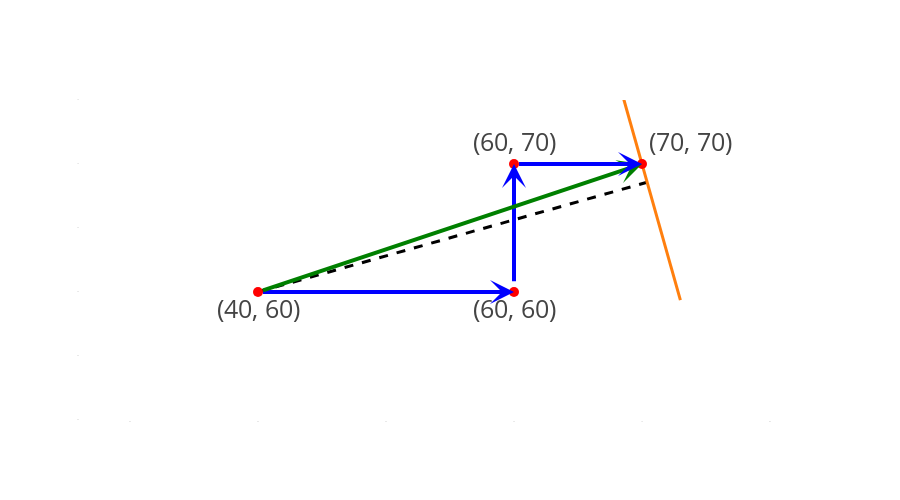

Here is the notebook cell this chart was saved with:
### Code cell
import plotly.graph_objects as go
import numpy as np

# Define the elements for the plot
x0 = np.array([40, 60])  # Point x_0
line_slope = 0.78 / 0.22  # Slope of the line 0.78x + 0.22y = 70

# Define x and y values for the line
x_vals = np.linspace(40, 73, 100)
y_vals = (70 - 0.78 * x_vals) / 0.22

# Calculate closest point to x_0 on the line
A = np.array([0.78, 0.22])
b = 70
closest_point = x0 + (b - np.dot(A, x0)) * A / np.dot(A, A)

# Define points for the arrows
p_1 = np.array([60, 60])
p_2 = np.array([60, 70])
p_3 = np.array([70, 70])

# Create the plot
fig = go.Figure()

# Add the closest point on the line (dashed line from x_0 to the closest point)
fig.add_trace(go.Scatter(
    x=[x0[0], closest_point[0]],
    y=[x0[1], closest_point[1]],
    mode='lines',
    line=dict(dash='dash', color='black'),
    name='Closest Point',
    showlegend=False
))

# Add the line 0.78x + 0.22y = 70
fig.add_trace(go.Scatter(x=x_vals, y=y_vals, mode='lines', name='0.78x + 0.22y = 70', showlegend=False))

fig.add_annotation(
    x=p_1[0], y=p_1[1],
    ax=x0[0], ay=x0[1],
    xref="x", yref="y", axref="x", ayref="y",
    showarrow=True, arrowhead=3, arrowsize=1, arrowwidth=4,
    arrowcolor="blue"
)

fig.add_annotation(
    x=p_2[0], y=70,
    ax=p_1[0], ay=59.4,
    xref="x", yref="y", axref="x", ayref="y",
    showarrow=True, arrowhead=3, arrowsize=1, arrowwidth=4,
    arrowcolor="blue"
)

fig.add_annotation(
    x=p_3[0], y=p_3[1],
    ax=x0[0], ay=x0[1],
    xref="x", yref="y", axref="x", ayref="y",
    showarrow=True, arrowhead=3, arrowsize=1, arrowwidth=4,
    arrowcolor="green"
)

fig.add_annotation(
    x=p_3[0], y=p_3[1],
    ax=p_2[0], ay=p_2[1],
    xref="x", yref="y", axref="x", ayref="y",
    showarrow=True, arrowhead=3, arrowsize=1, arrowwidth=4,
    arrowcolor="blue"
)

fig.add_trace(go.Scatter(
    x=[70], y=[70], mode='markers+text', text=["(70, 70)"], textposition="top right",
    marker=dict(symbol="circle", color='red', size=10), showlegend=False
))

fig.add_trace(go.Scatter(
    x=[60], y=[70], mode='markers+text', text=["(60, 70)"], textposition="top center",
    marker=dict(symbol="circle", color='red', size=10), showlegend=False
))

fig.add_trace(go.Scatter(
    x=[60], y=[60], mode='markers+text', text=["(60, 60)"], textposition="bottom center",
    marker=dict(symbol="circle", color='red', size=10), showlegend=False
))

fig.add_trace(go.Scatter(
    x=[40], y=[60], mode='markers+text', text=["(40, 60)"], textposition="bottom center",
    marker=dict(symbol="circle", color='red', size=10), showlegend=False
))

# Set plot layout
fig.update_layout(
    # xaxis_title="Feature 1",
    # yaxis_title="Feature 2",
    font=dict(size=25),
    xaxis=dict(range=[40, 70], scaleanchor="y", scaleratio=1, tickfont=dict(size=1), showgrid=False),
    yaxis=dict(range=[50, 75], tickfont=dict(size=1), showgrid=False),
    showlegend=True,
    width=900,
    height=500,
    template='presentation'
    # legend=dict(
    #     orientation="h",  # Horizontal layout
    #     yanchor="bottom",  # Align to the bottom of the plot area
    #     y=1.02,  # Move above the plot
    #     xanchor="center",  # Center the legend horizontally
    #     x=0.5,  # Position it in the middle
    #     itemsizing='trace',  # Ensure legend markers are not scaled
    #     font=dict(size=20),  # Increase the legend font size
    #     itemwidth=40,  # Increase the item width to make the squares larger

    # )
)

# Show plot
fig.show()

### Figure 1 — Plotly figure (JSON) as saved in the notebook; plotly's stock layout.template omitted (floating-point values rounded to 4 significant figures)
{"data": [{"line": {"color": "black", "dash": "dash"}, "mode": "lines", "name": "Closest Point", "showlegend": false, "type": "scatter", "x": [40, 70.4], "y": [60, 68.57]}, {"mode": "lines", "name": "0.78x + 0.22y = 70", "showlegend": false, "type": "scatter", "x": [40, 40.33, 40.67, 41, 41.33, 41.67, 42, 42.33, 42.67, 43, 43.33, 43.67, 44, 44.33, 44.67, 45, 45.33, 45.67, 46, 46.33, 46.67, 47, 47.33, 47.67, 48, 48.33, 48.67, 49, 49.33, 49.67, 50, 50.33, 50.67, 51, 51.33, 51.67, 52, 52.33, 52.67, 53, 53.33, 53.67, 54, 54.33, 54.67, 55, 55.33, 55.67, 56, 56.33, 56.67, 57, 57.33, 57.67, 58, 58.33, 58.67, 59, 59.33, 59.67, 60, 60.33, 60.67, 61, 61.33, 61.67, 62, 62.33, 62.67, 63, 63.33, 63.67, 64, 64.33, 64.67, 65, 65.33, 65.67, 66, 66.33, 66.67, 67, 67.33, 67.67, 68, 68.33, 68.67, 69, 69.33, 69.67, 70, 70.33, 70.67, 71, 71.33, 71.67, 72, 72.33, 72.67, 73], "y": [176.4, 175.2, 174, 172.8, 171.6, 170.5, 169.3, 168.1, 166.9, 165.7, 164.5, 163.4, 162.2, 161.0, 159.8, 158.6, 157.5, 156.3, 155.1, 153.9, 152.7, 151.5, 150.4, 149.2, 148, 146.8, 145.6, 144.5, 143.3, 142.1, 140.9, 139.7, 138.5, 137.4, 136.2, 135, 133.8, 132.6, 131.5, 130.3, 129.1, 127.9, 126.7, 125.5, 124.4, 123.2, 122.0, 120.8, 119.6, 118.5, 117.3, 116.1, 114.9, 113.7, 112.5, 111.4, 110.2, 109.0, 107.8, 106.6, 105.5, 104.3, 103.1, 101.9, 100.7, 99.55, 98.36, 97.18, 96.0, 94.82, 93.64, 92.45, 91.27, 90.09, 88.91, 87.73, 86.55, 85.36, 84.18, 83.0, 81.82, 80.64, 79.45, 78.27, 77.09, 75.91, 74.73, 73.55, 72.36, 71.18, 70, 68.82, 67.64, 66.45, 65.27, 64.09, 62.91, 61.73, 60.55, 59.36]}, {"marker": {"color": "red", "size": 10, "symbol": "circle"}, "mode": "markers+text", "showlegend": false, "text": ["(70, 70)"], "textposition": "top right", "type": "scatter", "x": [70], "y": [70]}, {"marker": {"color": "red", "size": 10, "symbol": "circle"}, "mode": "markers+text", "showlegend": false, "text": ["(60, 70)"], "textposition": "top center", "type": "scatter", "x": [60], "y": [70]}, {"marker": {"color": "red", "size": 10, "symbol": "circle"}, "mode": "markers+text", "showlegend": false, "text": ["(60, 60)"], "textposition": "bottom center", "type": "scatter", "x": [60], "y": [60]}, {"marker": {"color": "red", "size": 10, "symbol": "circle"}, "mode": "markers+text", "showlegend": false, "text": ["(40, 60)"], "textposition": "bottom center", "type": "scatter", "x": [40], "y": [60]}], "layout": {"annotations": [{"arrowcolor": "blue", "arrowhead": 3, "arrowsize": 1, "arrowwidth": 4, "ax": 40, "axref": "x", "ay": 60, "ayref": "y", "showarrow": true, "x": 60, "xref": "x", "y": 60, "yref": "y"}, {"arrowcolor": "blue", "arrowhead": 3, "arrowsize": 1, "arrowwidth": 4, "ax": 60, "axref": "x", "ay": 59.4, "ayref": "y", "showarrow": true, "x": 60, "xref": "x", "y": 70, "yref": "y"}, {"arrowcolor": "green", "arrowhead": 3, "arrowsize": 1, "arrowwidth": 4, "ax": 40, "axref": "x", "ay": 60, "ayref": "y", "showarrow": true, "x": 70, "xref": "x", "y": 70, "yref": "y"}, {"arrowcolor": "blue", "arrowhead": 3, "arrowsize": 1, "arrowwidth": 4, "ax": 60, "axref": "x", "ay": 70, "ayref": "y", "showarrow": true, "x": 70, "xref": "x", "y": 70, "yref": "y"}], "font": {"size": 25}, "height": 500, "showlegend": true, "width": 900, "xaxis": {"range": [40, 70], "scaleanchor": "y", "scaleratio": 1, "showgrid": false, "tickfont": {"size": 1}}, "yaxis": {"range": [50, 75], "showgrid": false, "tickfont": {"size": 1}}}}
